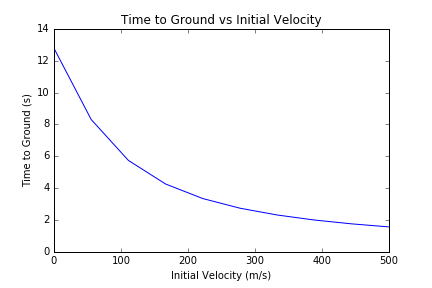

Here is the Python script that generated this plot:
import numpy as np 
import matplotlib.pyplot as plt
 
height          = 800.0 
g               = -9.8  ##Gravity, a constont 
minVelocity     = 0.0   
maxVelocity     = 0.0
time            = 0.0
dy              = 0.0
i               = 0
var             = 0.0   ##Dummy varible 
listOfTimes     = []
intVelocity     = []

print 'Entering a positive number will give a downward initial velocity.'
print 'Entering a negative number will give an upward initial velocity.'
print 'Minumum velocity must be smaller than maximum velocity.' 
##Entering a positive number as a downward velocity is the wrong sign for the 
##calculation, but it is more intuitive and easier to deal with. I switch the 
##signs back after they are input so that the calculation comes out correct.

##Gets values for vmin and vmax
while minVelocity >= maxVelocity:
    minVelocity = float(input('Enter minimum velocity: '))
    maxVelocity = float(input('Enter maximum velocity: '))
    if minVelocity >= maxVelocity:
        print 'Please make sure minimum velocity is less than maximum velocity.'
minVelocity = -minVelocity      ##These sign changes are important so the 
maxVelocity = -maxVelocity      ##calcuation works out correctly           
 
##Caculates the time over 10 bins between vmin and vmax
dy = (maxVelocity - minVelocity) / 9
for i in range(10):
        var = minVelocity + (i * dy)
        time = ((-var) - np.sqrt(var**2 - 2 * g * height))/g
        listOfTimes.append(time)
        intVelocity.append(-var)
        

##Plots the data
plt.plot(intVelocity, listOfTimes)        
plt.title("Time to Ground vs Initial Velocity")
plt.xlabel("Initial Velocity (m/s)")
plt.ylabel("Time to Ground (s)")

##Saves the data
plt.savefig('ex3b.png',format = 'png')
np.array(listOfTimes)
np.savetxt('ex3b.txt',listOfTimes)
